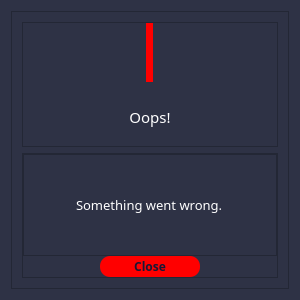
<?xml version="1.0" encoding="UTF-8"?>
<ui version="4.0">
 <class>Dialog</class>
 <widget class="QDialog" name="Dialog">
  <property name="geometry">
   <rect>
    <x>0</x>
    <y>0</y>
    <width>300</width>
    <height>300</height>
   </rect>
  </property>
  <property name="windowTitle">
   <string>Dialog</string>
  </property>
  <property name="styleSheet">
   <string notr="true">background-color: rgb(46, 50, 69);</string>
  </property>
  <layout class="QHBoxLayout" name="horizontalLayout">
   <item>
    <widget class="QFrame" name="frame">
     <property name="frameShape">
      <enum>QFrame::StyledPanel</enum>
     </property>
     <property name="frameShadow">
      <enum>QFrame::Raised</enum>
     </property>
     <layout class="QVBoxLayout" name="verticalLayout_3">
      <property name="leftMargin">
       <number>10</number>
      </property>
      <property name="topMargin">
       <number>10</number>
      </property>
      <property name="rightMargin">
       <number>10</number>
      </property>
      <property name="bottomMargin">
       <number>10</number>
      </property>
      <item>
       <widget class="QFrame" name="frame_2">
        <property name="frameShape">
         <enum>QFrame::StyledPanel</enum>
        </property>
        <property name="frameShadow">
         <enum>QFrame::Raised</enum>
        </property>
        <layout class="QVBoxLayout" name="verticalLayout">
         <property name="spacing">
          <number>5</number>
         </property>
         <property name="leftMargin">
          <number>0</number>
         </property>
         <property name="topMargin">
          <number>0</number>
         </property>
         <property name="rightMargin">
          <number>0</number>
         </property>
         <property name="bottomMargin">
          <number>0</number>
         </property>
         <item alignment="Qt::AlignHCenter">
          <widget class="QLabel" name="label">
           <property name="minimumSize">
            <size>
             <width>0</width>
             <height>0</height>
            </size>
           </property>
           <property name="maximumSize">
            <size>
             <width>80</width>
             <height>80</height>
            </size>
           </property>
           <property name="styleSheet">
            <string notr="true">background-color: rgb(255, 0, 0);
border-radius : 40%</string>
           </property>
           <property name="text">
            <string/>
           </property>
           <property name="pixmap">
            <pixmap>../assets/icon/circle-xmark-regular-full.svg</pixmap>
           </property>
           <property name="scaledContents">
            <bool>true</bool>
           </property>
          </widget>
         </item>
         <item alignment="Qt::AlignHCenter">
          <widget class="QLabel" name="label_3">
           <property name="font">
            <font>
             <family>Poppins Medium</family>
             <pointsize>11</pointsize>
             <weight>50</weight>
             <bold>false</bold>
            </font>
           </property>
           <property name="styleSheet">
            <string notr="true">color: rgb(255, 255, 255);</string>
           </property>
           <property name="text">
            <string>Oops!</string>
           </property>
           <property name="alignment">
            <set>Qt::AlignCenter</set>
           </property>
          </widget>
         </item>
        </layout>
       </widget>
      </item>
      <item>
       <widget class="QFrame" name="frame_3">
        <property name="frameShape">
         <enum>QFrame::StyledPanel</enum>
        </property>
        <property name="frameShadow">
         <enum>QFrame::Raised</enum>
        </property>
        <layout class="QVBoxLayout" name="verticalLayout_2">
         <property name="spacing">
          <number>0</number>
         </property>
         <property name="leftMargin">
          <number>0</number>
         </property>
         <property name="topMargin">
          <number>0</number>
         </property>
         <property name="rightMargin">
          <number>0</number>
         </property>
         <property name="bottomMargin">
          <number>0</number>
         </property>
         <item>
          <widget class="QFrame" name="frame_4">
           <property name="frameShape">
            <enum>QFrame::StyledPanel</enum>
           </property>
           <property name="frameShadow">
            <enum>QFrame::Raised</enum>
           </property>
           <layout class="QHBoxLayout" name="horizontalLayout_2">
            <property name="spacing">
             <number>5</number>
            </property>
            <property name="leftMargin">
             <number>10</number>
            </property>
            <property name="topMargin">
             <number>10</number>
            </property>
            <property name="rightMargin">
             <number>10</number>
            </property>
            <property name="bottomMargin">
             <number>10</number>
            </property>
            <item alignment="Qt::AlignHCenter">
             <widget class="QLabel" name="label_2">
              <property name="font">
               <font>
                <family>Poppins</family>
                <pointsize>8</pointsize>
               </font>
              </property>
              <property name="styleSheet">
               <string notr="true">color: rgb(255, 255, 255);
line-height : 10px</string>
              </property>
              <property name="text">
               <string>&lt;html&gt;&lt;head/&gt;&lt;body&gt;&lt;p&gt;&lt;span style=&quot; font-size:10pt;&quot;&gt;Something went wrong.&lt;/span&gt;&lt;/p&gt;&lt;/body&gt;&lt;/html&gt;</string>
              </property>
             </widget>
            </item>
           </layout>
          </widget>
         </item>
         <item alignment="Qt::AlignHCenter">
          <widget class="QPushButton" name="pushButton">
           <property name="minimumSize">
            <size>
             <width>100</width>
             <height>0</height>
            </size>
           </property>
           <property name="maximumSize">
            <size>
             <width>16777215</width>
             <height>16777215</height>
            </size>
           </property>
           <property name="font">
            <font>
             <family>Poppins</family>
             <pointsize>9</pointsize>
             <weight>75</weight>
             <bold>true</bold>
            </font>
           </property>
           <property name="styleSheet">
            <string notr="true">QPushButton {
	background-color: rgb(255, 0, 0);
    color: rgb(23, 24, 53);
    border-radius: 10px;
    font-family: 'Poppins';
	padding :2px;
    font-weight: bold;
}

QPushButton:hover {
background-color: rgb(185, 144, 136);
    border: 2px solid white;
}

QPushButton:pressed {
    background-color: rgb(180, 170, 0);
}</string>
           </property>
           <property name="text">
            <string>Close</string>
           </property>
          </widget>
         </item>
        </layout>
       </widget>
      </item>
     </layout>
    </widget>
   </item>
  </layout>
 </widget>
 <resources/>
 <connections/>
</ui>
